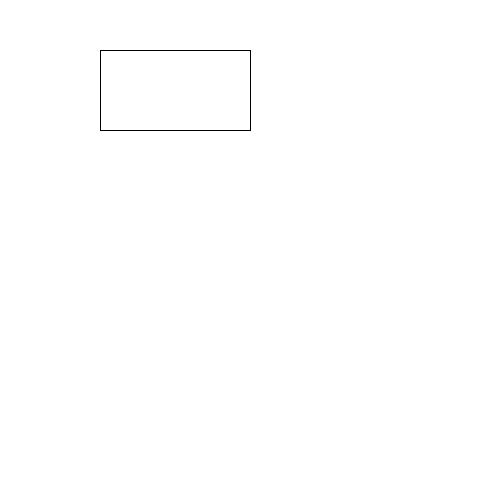
Frame 1 (no input)
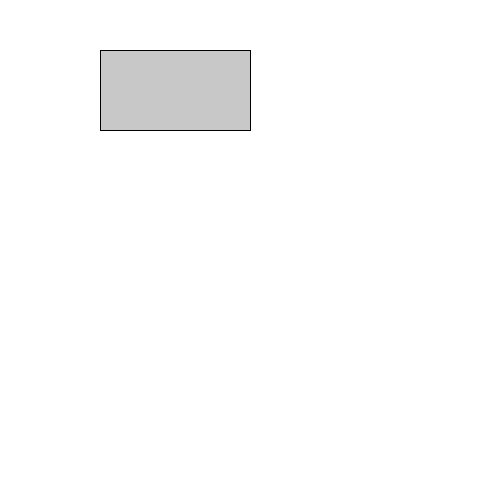
Frame 60 (the mouse pressed at the canvas centre just before this capture)
Frame 120 (the mouse held since frame 60 and released just before this capture): identical to frame 60, image omitted

The Processing sketch that drew these frames (run headless with seeded random() and noise(); from frame 60 on, the mouse is pressed at the canvas centre):

// Processing sketch: boton
// ── boton.pde
/*
 
 Ejemplo de Boton
 1. Dibujamos un rectángulo
 2. Evaluamos posición del mouse
 3. Si mouse está dentro de rect, es un botón, por lo tanto
 pintamos el botón de un color.
 Si no, lo pintamos de otro color.
 4. En la función mousePressed, evaluamos si se hizo click
 mientras se estaba dentro del botón
 
 */

float x = 100;
float y = 50;
float w = 150;
float h = 80;

int contador = 0;

void setup() {
  size(500, 500);
  background(255);
  stroke(0);
  noFill();
}

void draw() {
  background(255);

  //dibuja un rectangulo
  rect(x, y, w, h);

  // Pintamos de color según si estámos sobre el botón o no
  if (mouseX>x && mouseX <x+w && mouseY>y && mouseY <y+h) {
    fill(120);
  } else {
    fill(200);
  }
}


void mouseReleased() {
  // Una vez que hicimos click, y el click está dentro del boton
  // Para evaluar que estamos dentro, miramos la posición del mouse
  // y la comparamos con la posición del botón
  if (mouseX>x && mouseX <x+w && mouseY>y && mouseY <y+h) {
    //acá se ejecuta la acción del boton
    
    contador++;
    print(contador);
    println(" click sobre el botón");
    
    fill(255,0,0);
  
}
}
